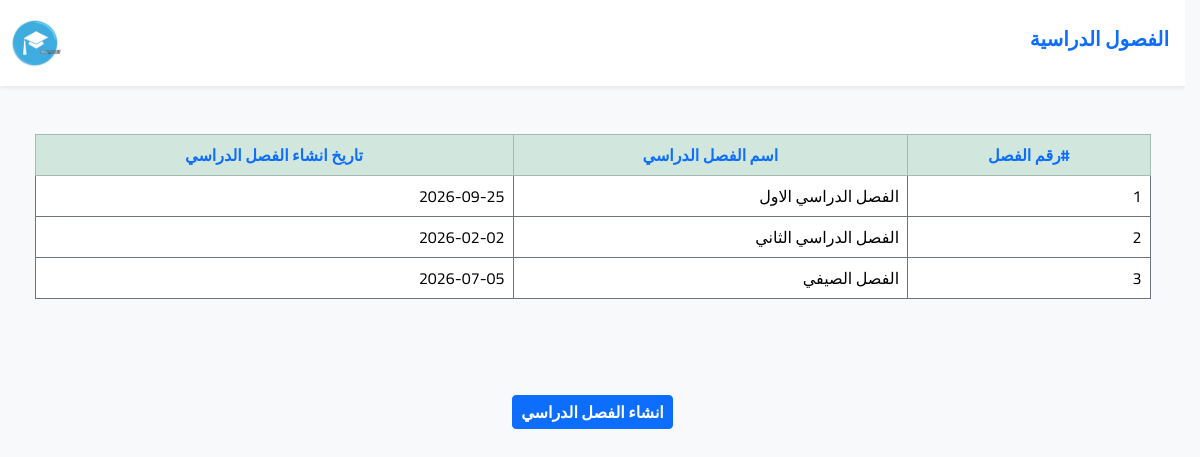
The page /semster (signed in) on the database its author committed.
### tables this page shows
CREATE TABLE `semster` (
  `id` int NOT NULL AUTO_INCREMENT,
  `name` varchar(255) NOT NULL,
  `created_at` date NOT NULL,
  PRIMARY KEY (`id`),
  UNIQUE KEY `name` (`name`)
);

### Core/function.php (called while the page is built, shortened)
<?php
function base_path(string $path): string {
  return BASE_PATH . $path;
}
function view(string $path, $attr = []): void {
  extract($attr);
  require base_path("views/{$path}");
}

### Http/controllers/admin/semster/index.php (called while the page is built, shortened)
<?php
$semsters = App::resolve(Database::class)->query('SELECT * FROM semster')->get();
view('admin/semster/index.view.php',[
    'heading'  => 'الفصول الدراسية',
    'semsters' => $semsters
]);

### public/index.php (called while the page is built, shortened)
<?php
require BASE_PATH.'Core/function.php';
require base_path('bootstrap.php');
$router = new \Core\Router();
$uri = parse_url($_SERVER['REQUEST_URI'])['path'];
$method = $_POST['__method'] ?? $_SERVER['REQUEST_METHOD'];
try {
   $router->route($uri, $method);
}
catch (ValidationException $exception) {
 Session::flash('errors', $exception->errors);
 Session::flash('old', $exception->old);
 return redirect($router->previousUrl());
}

### Core/App.php (called while the page is built, shortened)
<?php
class App {
  protected static $container;
  public static function setContainer($container): void {
     static::$container = $container;
  }
  public static function getContainer(): mixed {
     return static::$container;
  }
  public static function resolve($key): mixed {
     return static::getContainer()->resolve($key);
  }
}

### Core/Container.php (called while the page is built, shortened)
<?php
class Container {
    protected $bindings = [];
    public function bind(string $key,  $func): void {
     $this->bindings[$key] = $func;
    }
    public function resolve(string $key): mixed {
        $resolver = $this->bindings[$key];
        return call_user_func($resolver);
    }
}

### config.php (called while the page is built)
<?php
return [
     'database' => [
        'host' => 'localhost',
        'port' => 3306,
        'dbname' => 'e_learning',
        'charset' => 'utf8mb4'
     ],
];

### bootstrap.php (called while the page is built, shortened)
<?php
$container = new Container();
$container->bind('Core\Database', function() {
    $config = require base_path("config.php");
    return new Database($config['database']);
});

### Core/Database.php (called while the page is built, shortened)
<?php
class Database {
    public $conn;
    public $stmt;
    public function __construct(array $config, $username = 'root', $password = 'root') {
      $dsn = 'mysql:'. http_build_query($config, "", ";");
      $this->conn = new PDO($dsn, $username, $password, [
        PDO::ATTR_DEFAULT_FETCH_MODE => PDO::FETCH_ASSOC
        ]);
    }
    public function query($query, $params = []): static {
      $this->stmt = $this->conn->prepare($query);
      $this->stmt->execute($params);
      return $this;
    }
    public function get(): array {
      return $this->stmt->fetchAll();
    }
}

### views/admin/semster/index.view.php (the view)
<?php require base_path('views/partials/head.php') ?>
<body class="bg-body-tertiary">
  <?php require base_path('views/partials/nav.php') ?>
      <div class="container">
        <table class="table table-hover table-responsive table-bordered border-secondary mt-5">
           <thead class="text-center">
             <tr class="table-success">
              <th class="text-primary">#رقم الفصل</th>
              <th class="text-primary">اسم الفصل الدراسي</th>
              <th class="text-primary">تاريخ انشاء الفصل الدراسي</th>
            </tr>
           </thead>
           <tbody>
            <?php foreach($semsters as $semster ) : ?>
             <tr class="table-row-semster" data-semster-id="<?= $semster['id'] ?>">
               <td><?= $semster['id'] ?></td>
               <td><?= $semster['name'] ?></td>
               <td><?= $semster['created_at'] ?></td>
            </tr>
            <?php endforeach;  ?>
           </tbody>
         </table>
      </div>
      <p class="mt-5 mx-auto d-flex justify-content-center">
        <a href="/semster/create" class="btn btn-primary btn-sm mt-5 fs-6 fw-bold">انشاء الفصل الدراسي</a>
      </p>
<?php require base_path('views/partials/footer.php') ?>

### Core/Router.php (shortened to what this page needs)
<?php
class Router {
    protected $routes = [];
    public function add($method, string $uri, $controller): static {
        $this->routes[] = [
            'uri' =>  $uri,
            'controller' => $controller,
            'method' => $method,
            'middleware' => null
        ];
        return $this;
    }
    public function only($key): static {
        $this->routes[array_key_last($this->routes)]['middleware'] = $key;
        return $this;
    }
    public function route (string $uri, $method) {
      foreach($this->routes as $route) {
        if($route ['uri'] ===  $uri && $route['method'] === strtoupper($method)) {
          return require base_path('Http/controllers/'.$route['controller']);
        }
      }
    }
}

### public/assets/css/e-learn.css (style rules this page uses)
:root { --transition: 0.3s; --main-color : #0d6efd; --secound-color: #ccc; }
html { scroll-behavior: smooth; overflow-y: auto; scrollbar-gutter: stable; }
body { font-family: 'Cairo', sans-serif; direction: rtl; text-align: right; margin: 0; }
.table-row, .table-row-semster, .table-row-student, .table-row-instructor, .table-row-exam { cursor: pointer; }

### rows shown on the page
semster: id "1", name "الفصل الدراسي الاول", created_at "2026-09-25"
semster: id "2", name "الفصل الدراسي الثاني", created_at "2026-02-02"
semster: id "3", name "الفصل الصيفي", created_at "2026-07-05"
